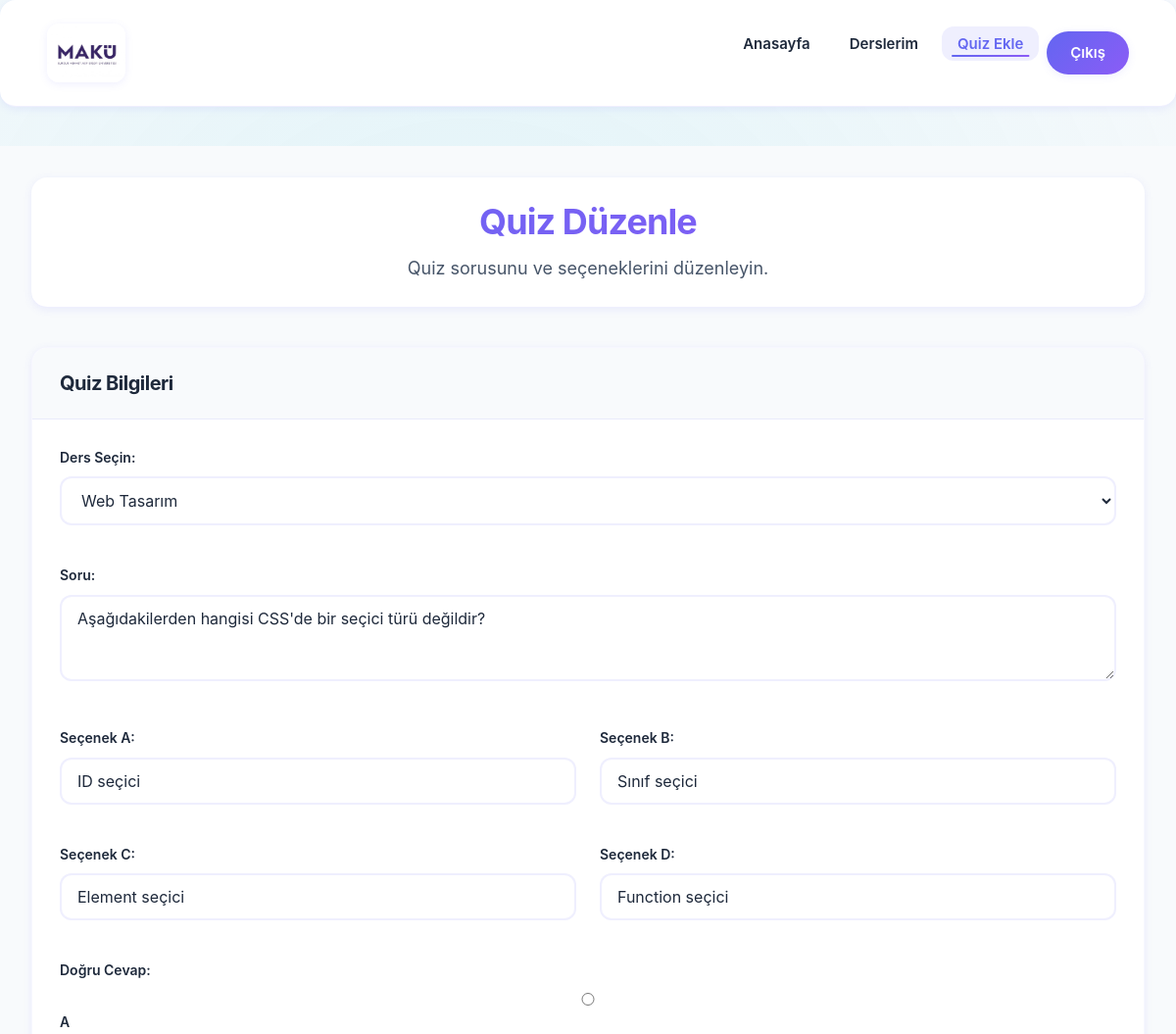
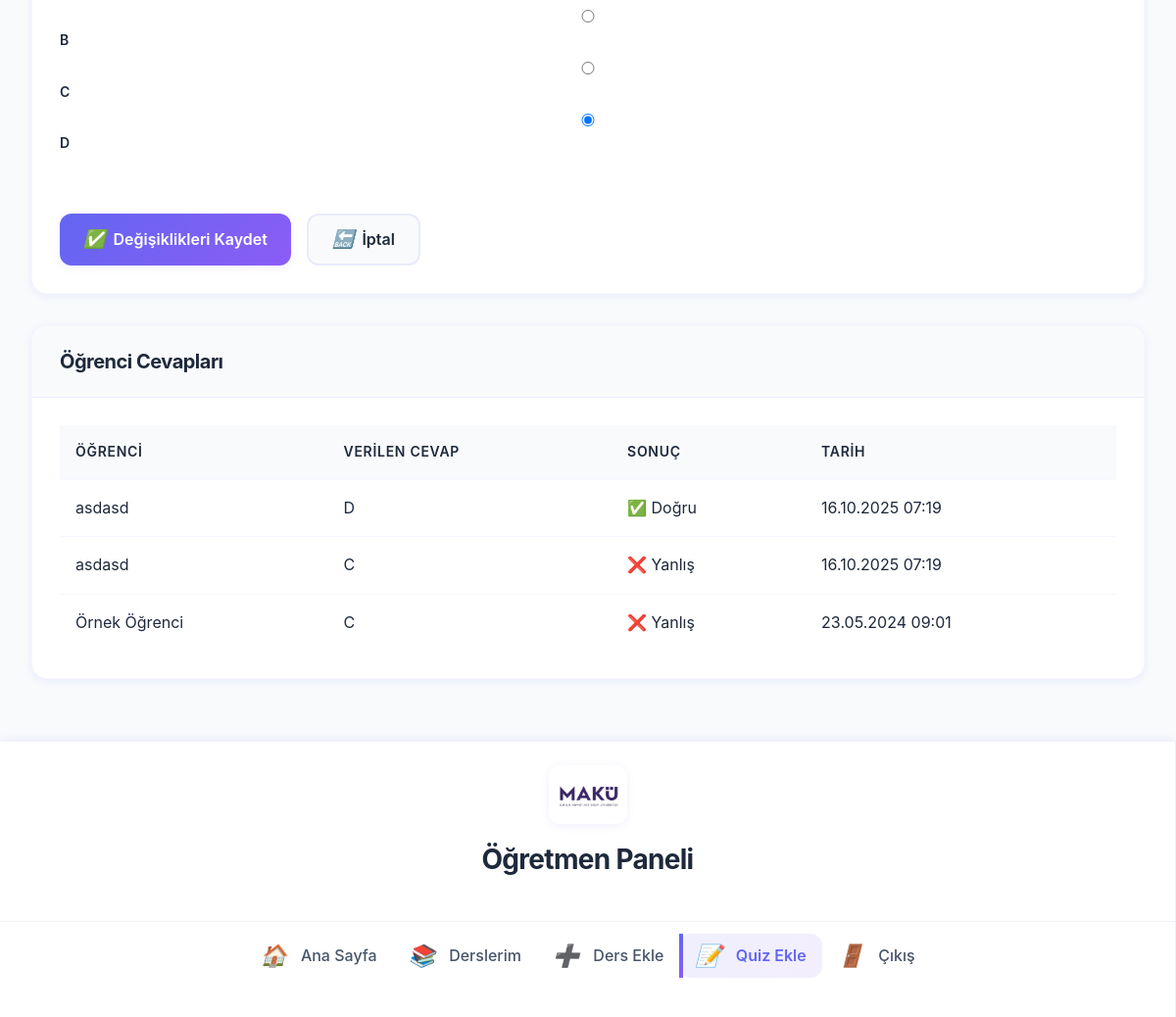
Screenshot of /edit_quiz.php?id=2 (signed in) with the database file from the repository (2 pictures, top to bottom).
### tables this page shows
CREATE TABLE `quizzes` (
  `id` int(11) NOT NULL,
  `course_id` int(11) NOT NULL,
  `question` text NOT NULL,
  `option_a` varchar(255) NOT NULL,
  `option_b` varchar(255) NOT NULL,
  `option_c` varchar(255) NOT NULL,
  `option_d` varchar(255) NOT NULL,
  `correct_option` enum('A','B','C','D') NOT NULL,
  `created_at` timestamp NOT NULL DEFAULT current_timestamp(),
  `updated_at` timestamp NOT NULL DEFAULT current_timestamp() ON UPDATE current_timestamp()
);

CREATE TABLE `quiz_results` (
  `id` int(11) NOT NULL,
  `user_id` int(11) NOT NULL,
  `quiz_id` int(11) NOT NULL,
  `user_answer` enum('A','B','C','D') NOT NULL,
  `is_correct` tinyint(1) NOT NULL,
  `created_at` timestamp NOT NULL DEFAULT current_timestamp()
);

CREATE TABLE `users` (
  `id` int(11) NOT NULL,
  `name` varchar(100) NOT NULL,
  `email` varchar(100) NOT NULL,
  `password` varchar(255) NOT NULL,
  `salt` varchar(32) DEFAULT NULL,
  `role` enum('student','teacher','admin') NOT NULL,
  `created_at` timestamp NOT NULL DEFAULT current_timestamp(),
  `updated_at` timestamp NOT NULL DEFAULT current_timestamp() ON UPDATE current_timestamp()
);

### config.php (called while the page is built, shortened)
<?php
function e($string) {
    return htmlspecialchars($string, ENT_QUOTES, 'UTF-8');
}
?>

### edit_quiz.php (the view, shortened to what this page needs)
<?php
include "config.php";
$teacher_id = $_SESSION["user_id"];
$quiz_id = intval($_GET['id']);
$sql_verify = "SELECT q.*, c.name as course_name, c.id as course_id
               FROM quizzes q
               JOIN courses c ON q.course_id = c.id
               WHERE q.id = :quiz_id AND c.teacher_id = :teacher_id";
$stmt_verify = $pdo->prepare($sql_verify);
$stmt_verify->execute([
    'quiz_id' => $quiz_id,
    'teacher_id' => $teacher_id
]);
$quiz_data = $stmt_verify->fetch();
$sql_courses = "SELECT id, name FROM courses WHERE teacher_id = :teacher_id ORDER BY name";
$stmt_courses = $pdo->prepare($sql_courses);
$stmt_courses->execute(['teacher_id' => $teacher_id]);
$courses = $stmt_courses->fetchAll();
?>
<!DOCTYPE html>
<html lang="tr">
<head>
    <link rel="stylesheet" href="css/main.css">
</head>
<body class="dashboard-body">
    <header id="header" class="header dashboard-header">
        <div class="container">
            <img src="img/school-logo.jpg" alt="MAKÜ Logo" class="header-logo">
            <nav id="navmenu" class="navmenu">
                <ul>
                    <li><a href="teacher_dashboard.php">Anasayfa</a></li>
                    <li><a href="teacher_manage_courses.php">Derslerim</a></li>
                    <li><a href="add_quiz.php" class="active">Quiz Ekle</a></li>
                    <li><a href="islem/logout.php" class="btn-action">Çıkış</a></li>
                </ul>
            </nav>
        </div>
    </header>
    <div class="dashboard-container">
        <div class="sidebar">
            <div class="sidebar-header">
                <img src="img/school-logo.jpg" alt="MAKÜ Logo" class="sidebar-logo">
                <h3>Öğretmen Paneli</h3>
            </div>
            <ul class="sidebar-menu">
                <li><a href="teacher_dashboard.php"><i class="icon">🏠</i> Ana Sayfa</a></li>
                <li><a href="teacher_manage_courses.php"><i class="icon">📚</i> Derslerim</a></li>
                <li><a href="teacher_add_course.php"><i class="icon">➕</i> Ders Ekle</a></li>
                <li><a href="add_quiz.php" class="active"><i class="icon">📝</i> Quiz Ekle</a></li>
                <li><a href="islem/logout.php"><i class="icon">🚪</i> Çıkış</a></li>
            </ul>
        </div>
        <main class="dashboard-content">
            <div class="dashboard-header">
                <h1>Quiz Düzenle</h1>
                <p>Quiz sorusunu ve seçeneklerini düzenleyin.</p>
            </div>
            <?php if ($quiz_data): ?>
                <div class="content-card">
                    <div class="card-header">
                        <h2>Quiz Bilgileri</h2>
                    </div>
                    <div class="card-body">
                        <form method="POST" action="" class="admin-form">
                            <div class="form-row">
                                <div class="form-group full-width">
                                    <label for="course_id">Ders Seçin:</label>
                                    <select id="course_id" name="course_id" required>
                                        <?php foreach ($courses as $course): ?>
                                            <option value="<?php echo $course['id']; ?>" <?php echo ($quiz_data['course_id'] == $course['id']) ? 'selected' : ''; ?>>
                                                <?php echo e($course['name']); ?>
                                            </option>
                                        <?php endforeach; ?>
                                    </select>
                                </div>
                            </div>
                            <div class="form-row">
                                <div class="form-group full-width">
                                    <label for="question">Soru:</label>
                                    <textarea id="question" name="question" rows="3" required><?php echo e($quiz_data['question']); ?></textarea>
                                </div>
                            </div>
                            <div class="form-row">
                                <div class="form-group half-width">
                                    <label for="option_a">Seçenek A:</label>
                                    <input type="text" id="option_a" name="option_a" value="<?php echo e($quiz_data['option_a']); ?>" required>
                                </div>
                                <div class="form-group half-width">
                                    <label for="option_b">Seçenek B:</label>
                                    <input type="text" id="option_b" name="option_b" value="<?php echo e($quiz_data['option_b']); ?>" required>
                                </div>
                            </div>
                            <div class="form-row">
                                <div class="form-group half-width">
                                    <label for="option_c">Seçenek C:</label>
                                    <input type="text" id="option_c" name="option_c" value="<?php echo e($quiz_data['option_c']); ?>" required>
                                </div>
                                <div class="form-group half-width">
                                    <label for="option_d">Seçenek D:</label>
                                    <input type="text" id="option_d" name="option_d" value="<?php echo e($quiz_data['option_d']); ?>" required>
                                </div>
                            </div>
                            <div class="form-row">
                                <div class="form-group full-width">
                                    <label>Doğru Cevap:</label>
                                    <div class="radio-buttons">
                                        <label class="radio-label">
                                            <input type="radio" name="correct_option" value="A" <?php echo ($quiz_data['correct_option'] == 'A') ? 'checked' : ''; ?> required>
                                            A
                                        </label>
                                        <label class="radio-label">
                                            <input type="radio" name="correct_option" value="B" <?php echo ($quiz_data['correct_option'] == 'B') ? 'checked' : ''; ?>>
                                            B
                                        </label>
                                        <label class="radio-label">
                                            <input type="radio" name="correct_option" value="C" <?php echo ($quiz_data['correct_option'] == 'C') ? 'checked' : ''; ?>>
                                            C
                                        </label>
                                        <label class="radio-label">
                                            <input type="radio" name="correct_option" value="D" <?php echo ($quiz_data['correct_option'] == 'D') ? 'checked' : ''; ?>>
                                            D
                                        </label>
                                    </div>
                                </div>
                            </div>
                            <div class="form-actions">
                                <button type="submit" class="primary-button">
                                    <i class="button-icon">✅</i> Değişiklikleri Kaydet
                                </button>
                                <a href="add_quiz.php" class="secondary-button">
                                    <i class="button-icon">🔙</i> İptal
                                </a>
                            </div>
                        </form>
                    </div>
                </div>
                <div class="content-card">
                    <div class="card-header">
                        <h2>Öğrenci Cevapları</h2>
                    </div>
                    <div class="card-body">
                        <?php
                        $sql_responses = "SELECT
                                        u.name as student_name,
                                        qr.user_answer,
                                        qr.is_correct,
                                        qr.created_at
                                     FROM quiz_results qr
                                     JOIN users u ON qr.user_id = u.id
                                     WHERE qr.quiz_id = :quiz_id
                                     ORDER BY qr.created_at DESC";
                        $stmt_responses = $pdo->prepare($sql_responses);
                        $stmt_responses->execute(['quiz_id' => $quiz_id]);
                        $responses = $stmt_responses->fetchAll();
                        ?>
                        <?php if (count($responses) > 0): ?>
                            <div class="table-responsive">
                                <table class="data-table">
                                    <thead>
                                        <tr>
                                            <th>Öğrenci</th>
                                            <th>Verilen Cevap</th>
                                            <th>Sonuç</th>
                                            <th>Tarih</th>
                                        </tr>
                                    </thead>
                                    <tbody>
                                        <?php foreach ($responses as $response): ?>
                                            <tr>
                                                <td><?php echo e($response['student_name']); ?></td>
                                                <td class="user-answer"><?php echo e($response['user_answer']); ?></td>
                                                <td class="<?php echo $response['is_correct'] ? 'correct-answer' : 'wrong-answer'; ?>">
                                                    <?php echo $response['is_correct'] ? '✅ Doğru' : '❌ Yanlış'; ?>
                                                </td>
                                                <td><?php echo date('d.m.Y H:i', strtotime($response['created_at'])); ?></td>
                                            </tr>
                                        <?php endforeach; ?>
                                    </tbody>
                                </table>
                            </div>
                        <?php else: ?>
                            <div class="no-data">
                                <p>Bu quiz henüz hiçbir öğrenci tarafından cevaplanmamış.</p>
                            </div>
                        <?php endif; ?>
                    </div>
                </div>
            <?php endif; ?>
        </main>
    </div>
</body>
</html>

### rows the page displays
quizzes: question "Aşağıdakilerden hangisi CSS'de bir seçici türü değildir?", option_a "ID seçici", option_b "Sınıf seçici", option_c "Element seçici", option_d "Function seçici", correct_option "☐ A", correct_option "☐ B", correct_option "☐ C", correct_option "☑ D"
quiz_results: user.name "asdasd", user_answer "D", is_correct "✅ Doğru", created_at "16.10.2025 07:19"
quiz_results: user.name "asdasd", user_answer "C", is_correct "❌ Yanlış", created_at "16.10.2025 07:19"
quiz_results: user.name "Örnek Öğrenci", user_answer "C", is_correct "❌ Yanlış", created_at "23.05.2024 09:01"

### other values shown
form field course_id "Web Tasarım"
